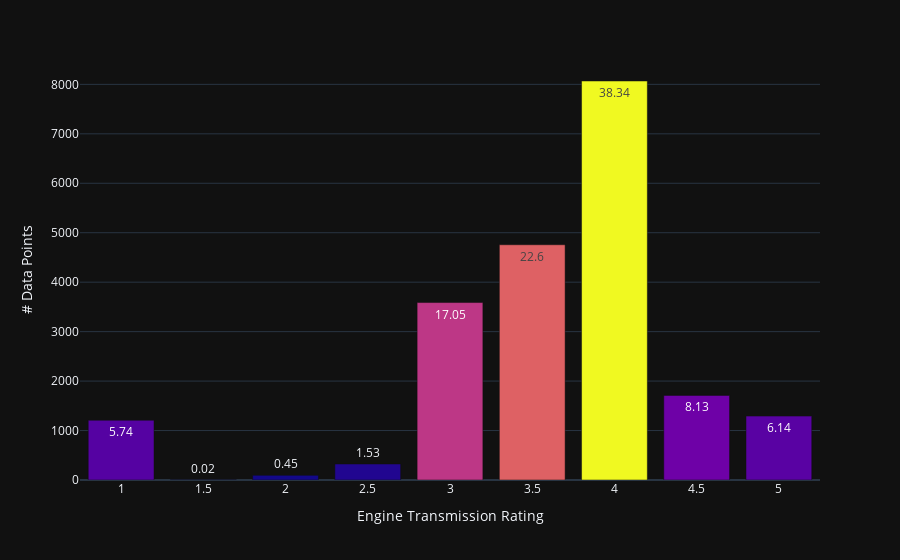

This figure's notebook cell:
### Code cell
print('Total Datapoints: ', train.shape[0])
fig = px.bar(x = train['rating_engineTransmission'].value_counts().index
            , y = train['rating_engineTransmission'].value_counts().values
            , template= 'plotly_dark'
            , color= train['rating_engineTransmission'].value_counts().values
        )
fig.update_traces(text = np.round((train['rating_engineTransmission'].value_counts().values/ train.shape[0]) * 100, 2))
fig.update_layout(
        xaxis_title="Engine Transmission Rating"
        , yaxis_title="# Data Points"
        , coloraxis_showscale=False
)

### Figure 1 — Plotly figure (JSON) as saved in the notebook; plotly's stock layout.template omitted (floating-point values rounded to 4 significant figures)
{"data": [{"alignmentgroup": "True", "hovertemplate": "x=%{x}<br>y=%{y}<br>color=%{marker.color}<extra></extra>", "legendgroup": "", "marker": {"color": [8068, 4757, 3588, 1710, 1292, 1208, 323, 94, 5], "coloraxis": "coloraxis", "pattern": {"shape": ""}}, "name": "", "offsetgroup": "", "orientation": "v", "showlegend": false, "text": [38.34, 22.6, 17.05, 8.13, 6.14, 5.74, 1.53, 0.45, 0.02], "textposition": "auto", "type": "bar", "x": [4, 3.5, 3, 4.5, 5, 1, 2.5, 2, 1.5], "xaxis": "x", "y": [8068, 4757, 3588, 1710, 1292, 1208, 323, 94, 5], "yaxis": "y"}], "layout": {"barmode": "relative", "coloraxis": {"colorbar": {"title": {"text": "color"}}, "colorscale": [[0, "#0d0887"], [0.1111, "#46039f"], [0.2222, "#7201a8"], [0.3333, "#9c179e"], [0.4444, "#bd3786"], [0.5556, "#d8576b"], [0.6667, "#ed7953"], [0.7778, "#fb9f3a"], [0.8889, "#fdca26"], [1, "#f0f921"]], "showscale": false}, "legend": {"tracegroupgap": 0}, "margin": {"t": 60}, "xaxis": {"anchor": "y", "domain": [0, 1], "title": {"text": "Engine Transmission Rating"}}, "yaxis": {"anchor": "x", "domain": [0, 1], "title": {"text": "# Data Points"}}}}
